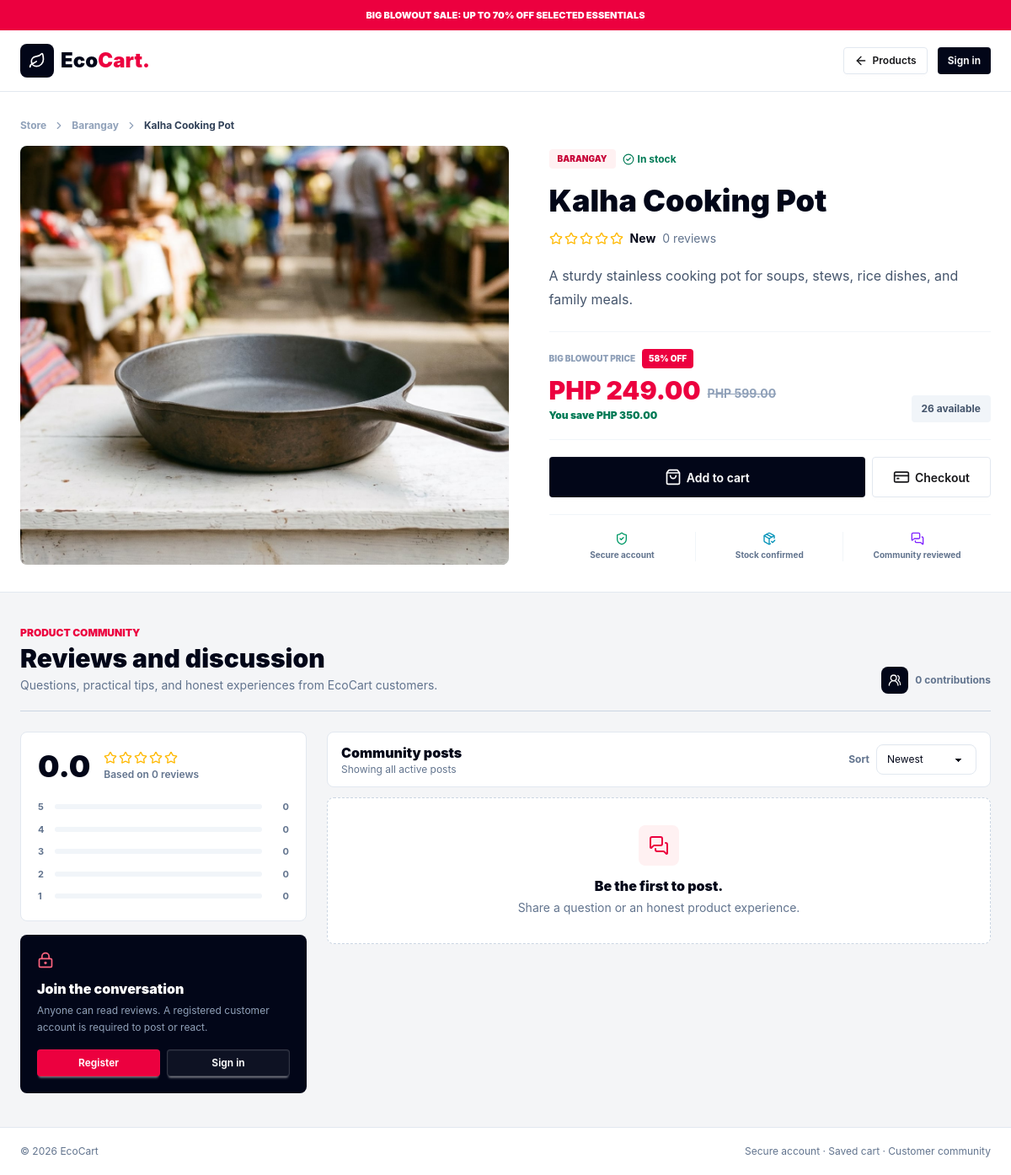
The page /product.php?id=9 on the database its author committed.
### tables this page shows
CREATE TABLE IF NOT EXISTS products (
  id INT UNSIGNED AUTO_INCREMENT PRIMARY KEY,
  name VARCHAR(120) NOT NULL,
  category VARCHAR(60) NOT NULL,
  description TEXT NOT NULL,
  price DECIMAL(10, 2) NOT NULL,
  stock INT UNSIGNED NOT NULL DEFAULT 0,
  image_url VARCHAR(500) NOT NULL,
  is_active TINYINT(1) NOT NULL DEFAULT 1,
  created_at TIMESTAMP DEFAULT CURRENT_TIMESTAMP,
  UNIQUE KEY products_name_unique (name)
);

### product.php (the view, shortened to what the rows shown need)
<?php
require_once __DIR__ . '/includes/scene.php';
$sceneState = read_scene_state();
$productId = max(0, (int) ($_GET['id'] ?? ($_SESSION['last_product_id'] ?? 0)));
$product = product_lookup()[$productId] ?? null;
$cartProduct = [
    'id' => (int) $product['id'],
    'name' => (string) $product['name'],
    'price' => (float) $product['price'],
    'regular_price' => product_regular_price($product),
    'category' => (string) $product['category'],
    'image_url' => (string) $product['image_url'],
];
$productJson = htmlspecialchars((string) json_encode($cartProduct), ENT_QUOTES);
?>
<!doctype html>
<html lang="en" data-theme="light">
<head>
    <link href="public/output-public.css?v=<?= htmlspecialchars((string) @filemtime(__DIR__ . '/public/output-public.css')) ?>" rel="stylesheet">
</head>
<body class="min-h-screen bg-[#f4f5f7] text-slate-950" data-scene-client data-scene-view="storefront" data-scene-cue="<?= htmlspecialchars((string) $sceneState['cue']) ?>" data-scene-revision="<?= (int) $sceneState['revision'] ?>" data-scene-updated="<?= htmlspecialchars((string) $sceneState['updated_at']) ?>">
    <main>
        <section class="border-b border-slate-200 bg-white">
            <div class="app-shell-narrow py-5 sm:py-8">
                <nav class="mb-4 flex items-center gap-2 text-xs font-bold text-slate-400" aria-label="Breadcrumb"><a class="hover:text-rose-600" href="index.php">Store</a><i data-lucide="chevron-right" class="h-3.5 w-3.5"></i><a class="hover:text-rose-600" href="index.php#products"><?= htmlspecialchars((string) $product['category']) ?></a><i data-lucide="chevron-right" class="h-3.5 w-3.5"></i><span class="truncate text-slate-700"><?= htmlspecialchars((string) $product['name']) ?></span></nav>
                <div class="grid gap-7 lg:grid-cols-[minmax(0,1.05fr)_minmax(400px,0.95fr)] lg:gap-12">
                    <div class="flex min-w-0 flex-col justify-center py-1">
                        <div class="flex flex-wrap items-center gap-2"><span class="rounded bg-rose-50 px-2.5 py-1 text-[10px] font-black uppercase text-rose-700"><?= htmlspecialchars((string) $product['category']) ?></span><?php if ((int) $product['stock'] > 0): ?><span class="flex items-center gap-1 text-xs font-bold text-emerald-700"><i data-lucide="circle-check" class="h-3.5 w-3.5"></i> In stock</span><?php endif; ?></div>
                        <h1 class="mt-4 text-3xl font-black leading-tight sm:text-4xl"><?= htmlspecialchars((string) $product['name']) ?></h1>
                        <a class="mt-3 flex w-fit flex-wrap items-center gap-2" href="#discussion"><span class="flex items-center gap-0.5 text-amber-400"></span><strong class="text-sm"></strong><span class="text-sm text-slate-500"></span></a>
                        <p class="mt-5 max-w-xl text-sm leading-6 text-slate-600 sm:text-base sm:leading-7"><?= htmlspecialchars((string) $product['description']) ?></p>
                        <div class="mt-6 flex flex-wrap items-end justify-between gap-3 border-y border-slate-100 py-5"><div><div class="flex items-center gap-2"><p class="text-[10px] font-black uppercase text-slate-400">Big Blowout price</p><span class="rounded bg-rose-600 px-2 py-1 text-[10px] font-black uppercase text-white"><?= product_discount_percentage($product) ?>% off</span></div><div class="mt-2 flex flex-wrap items-end gap-2"><p class="text-3xl font-black text-rose-600"><?= peso((float) $product['price']) ?></p><p class="pb-1 text-sm font-bold text-slate-400 line-through"><?= peso(product_regular_price($product)) ?></p></div><p class="mt-1 text-xs font-black text-emerald-700">You save <?= peso(product_savings($product)) ?></p></div><p class="rounded bg-slate-100 px-3 py-2 text-xs font-bold text-slate-600"><?= (int) $product['stock'] ?> available</p></div>
                        <div class="mt-5 grid gap-2 sm:grid-cols-[1fr_auto]"><button class="btn min-h-12 border-0 bg-slate-950 px-8 text-white hover:bg-rose-600" type="button" data-add-product="<?= $productJson ?>"></button><a class="btn min-h-12 border-slate-200 bg-white px-6" href="checkout.php"></a></div>
                        <div class="mt-5 grid grid-cols-3 divide-x divide-slate-100 border-t border-slate-100 pt-5 text-center"><div class="px-2"></div><div class="px-2"></div><div class="px-2"></div></div>
                    </div>
                </div>
            </div>
        </section>
        <section class="app-shell-narrow py-8 sm:py-10" id="discussion">
            <div class="flex flex-col gap-3 border-b border-slate-300 pb-5 sm:flex-row sm:items-end sm:justify-between">
                <div><h2 class="mt-1 text-3xl font-black">Reviews and discussion</h2></div>
            </div>
        </section>
    </main>
</body>
</html>

### rows shown on the page
products: category "Barangay", name "Kalha Cooking Pot", category "BARANGAY", description "A sturdy stainless cooking pot for soups, stews, rice dishes, and family meals.", price "58", price "PHP 249.00", price "PHP 599.00", price "PHP 350.00", stock "26"

### other values the page prints
$reviewCount "0"
$ratingBreakdown[$rating] "0"
